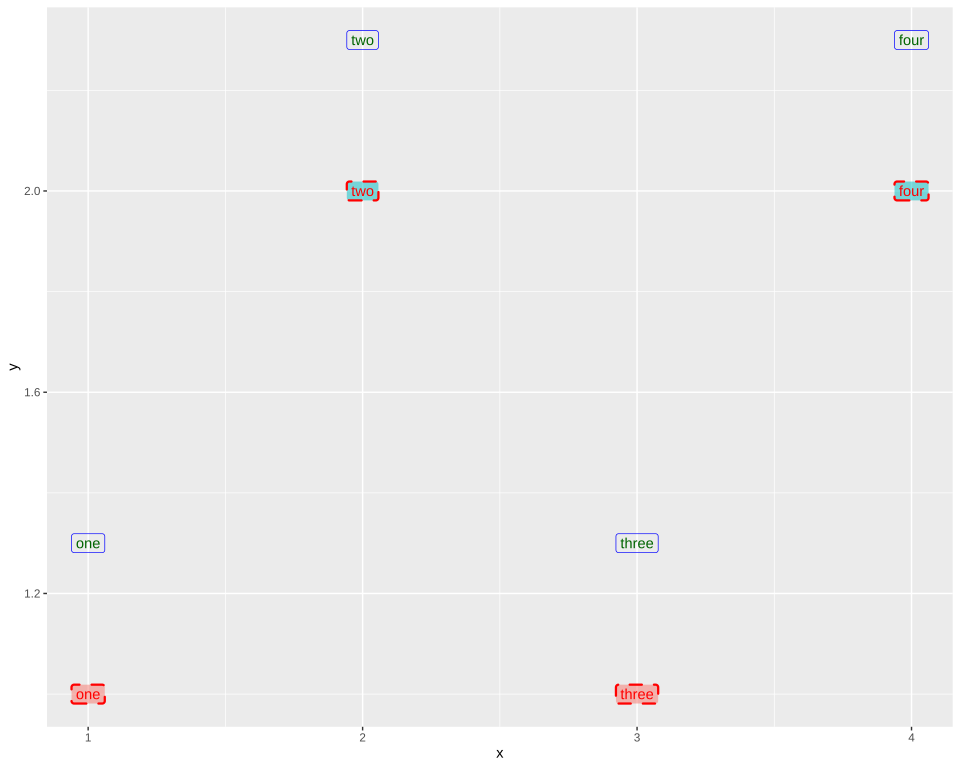

This figure's R source:
# The plot test/golden/label_look.svg draws, drawn by ggplot2 itself, as ggplot2's own visual tests
# draw their snapshots: the independent check on that golden whenever it changes. The suite never
# runs this; it needs R, ggplot2 and vdiffr, saved as the Docker image giggly-r:ggplot2-4.0.3. From
# the repository's root:
#
#   docker run --rm -v "$PWD/test/golden":/golden:ro giggly-r:ggplot2-4.0.3 \
#     Rscript /golden/label_look.R > label_look.ggplot2.svg
#
# and compare the two drawings element by element, as test/golden/point.R describes.
#
# A label's look: boxes filled by a mapped kind at half alpha, their text and dashed borders in
# red, which takes no alpha; and a second layer, nudged up, unfilled, its border blue and its text
# dark green, as `border.colour` and `text.colour` set them apart from `colour`. The fill's legend
# is left out.
# First checked with ggplot2 4.0.3 and vdiffr 1.0.9: every element and clip path matches but
# svglite's around the whole drawing, and the one departure is test/golden/point.R's, the x axis
# drawn before the y.

library(ggplot2)

df <- data.frame(
  x = c(1, 2, 3, 4),
  y = c(1, 2, 1, 2),
  text = c("one", "two", "three", "four"),
  kind = c("a", "b", "a", "b")
)

plot <- ggplot(df, aes(x, y, label = text)) +
  geom_label(
    aes(fill = kind),
    alpha = 0.5, colour = "red", linetype = "dashed", linewidth = 0.8
  ) +
  geom_label(
    nudge_y = 0.3, fill = NA, border.colour = "blue", text.colour = "darkgreen"
  ) +
  guides(fill = "none") +
  theme_gray()

file <- tempfile(fileext = ".svg")
vdiffr::write_svg(plot, file)
cat(readLines(file), sep = "\n")
